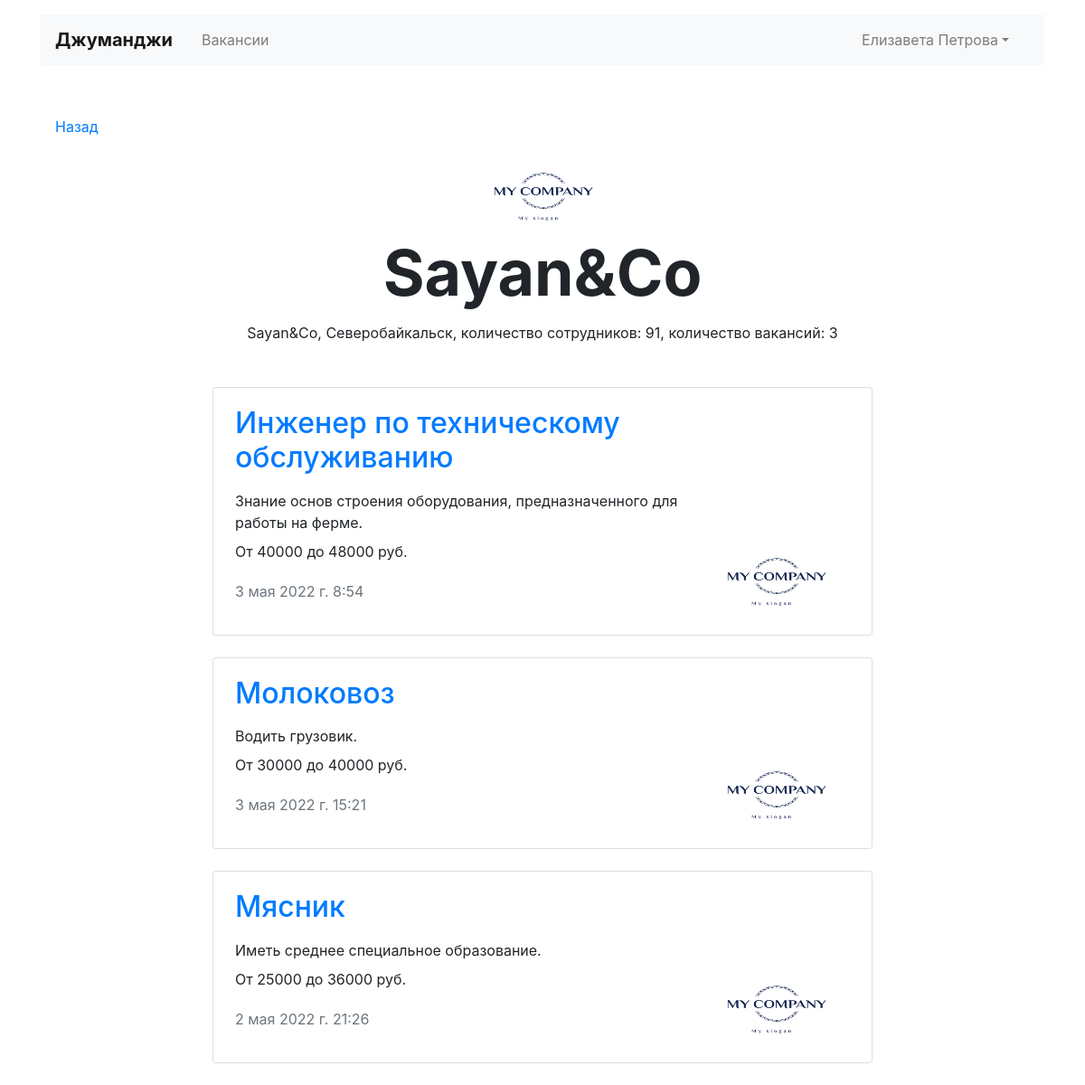
Screenshot of /companies/34/ (signed in) with the database file from the repository.
### job_site_app/models.py (models this page shows, shortened)
class Company(models.Model):
    name = models.CharField(max_length=50, verbose_name='Компания')
    location = models.CharField(max_length=50, verbose_name='Город')
    logo = models.ImageField(upload_to='job_site_app/static/logo/', verbose_name='Лого')
    description = models.TextField(verbose_name='Информация о компании')
    employee_count = models.IntegerField(verbose_name='Количество сотрудников')
    owner = models.OneToOneField(User, null=True, on_delete=models.CASCADE,  related_name="owner",
                                 verbose_name='Владелец')
    class Meta:
        verbose_name_plural = 'Компании'
        verbose_name = 'Компания'
        ordering = ['name']

class Vacancy(models.Model):
    title = models.CharField(max_length=50, verbose_name='Вакансия')
    specialty = models.ForeignKey('Specialty', on_delete=models.CASCADE, related_name="specialty",
                                  verbose_name='Специальность')
    company = models.ForeignKey('Company', on_delete=models.CASCADE, related_name="company", verbose_name='Компания')
    skills = models.TextField(verbose_name='Навыки')
    description = models.TextField(verbose_name='Описание')
    salary_min = models.IntegerField(verbose_name='Минимальня зарплата')
    salary_max = models.IntegerField(verbose_name='Максимальная зарплата')
    published_at = models.DateTimeField(auto_now_add=True, verbose_name='Опубликовано')
    class Meta:
        verbose_name_plural = 'Вакансии'
        verbose_name = 'Вакансия'
        ordering = ['title']

### job_site_app/views.py (the view)
# urls.py: path('companies/<int:pk>/', CompanyDetailView.as_view(), name='company'),
class CompanyDetailView(LoginRequiredMixin, DetailView):
    login_url = 'accounts:login'
    model = Company
    template_name = 'job_site_app/company.html'
    def get_context_data(self, **kwargs):
        context = super(CompanyDetailView, self).get_context_data(**kwargs)
        context['vacancies'] = Vacancy.objects.filter(company=self.kwargs['pk'])
        return context

### job_site_app/templates/job_site_app/company.html
{% extends "layout/basic.html" %}
{% block content %}
  <main class="container mt-3">
    <div class="navbar mt-5">
      <p><a href="{{ request.META.HTTP_REFERER }}">Назад</a></p>
    </div>
    <section>
      <div class="text-center">
        <img src="{{ object.logo.url }}" width="130" height="80" alt="">
      </div>
      <h1 class="h1 text-center mx-auto mt-0 pt-1" style="font-size: 70px;"><strong>{{ object.name }}</strong></h1>
      <p class="text-center pt-1">{{ object.name }}, {{ object.location }}, количество сотрудников:
        {{ object.employee_count }}, количество вакансий: {{ vacancies.count }}</p>
      <div class="row mt-5">
        <div class="col-12 col-lg-8 offset-lg-2 m-auto">
          {% for vacancy in vacancies %}
          <div class="card mb-4">
            <div class="card-body px-4">
              <div class="row">
                <div class="col-12 col-md-8 col-lg-9">
                  <a href="{% url 'job:vacancy' vacancy.pk %}"><h2 class="h2 pb-2">{{ vacancy.title }}</h2></a>
                  <p class="mb-2">{{ vacancy.skills }}</p>
                  <p>От {{ vacancy.salary_min }} до {{ vacancy.salary_max }} руб.</p>
                  <p class="text-muted pt-1">{{ vacancy.published_at }}</p>
                </div>
                <div class="col-12 col-md-4 col-lg-3 d-flex align-items-end">
                  <img src="{{ object.logo.url }}" width="130" height="80" alt="{{ object.name }}">
                </div>
              </div>
            </div>
          </div>
          {% endfor %}
        </div>
      </div>
    </section>
  </main>
{% endblock %}

### job_site_app/templates/layout/basic.html (shortened to what this page needs)
{% load crispy_forms_tags %}
<!DOCTYPE html>
<html lang="ru">
<head>
  <link rel="stylesheet" href="https://stackpath.bootstrapcdn.com/bootstrap/4.3.1/css/bootstrap.min.css"
>
</head>
<header class="container mt-3">
    <nav class="navbar navbar-expand-lg navbar-light bg-light">
      <a class="navbar-brand mr-4 font-weight-bold" href="{% url 'job:index' %}">Джуманджи</a>
      <div class="collapse navbar-collapse justify-content-between" id="navbarNav">
        <ul class="navbar-nav col-10">
          <li class="nav-item">
            <a class="nav-link" href="{% url 'job:vacancies' %}">Вакансии</a>
          </li>
        </ul>
        <ul class="navbar-nav col-2 justify-content-end">
          <li class="nav-item active">
            {% if user.is_authenticated %}
            <li class="nav-item dropdown">
              <a class="nav-link dropdown-toggle" data-toggle="dropdown" href="#" role="button" aria-haspopup="true"
                 aria-expanded="false">{{ user.first_name }} {{ user.last_name }}</a>
            </li>
            {% else %}
            <a href="{% url 'accounts:login' %}" class="nav-link font-weight-bold">Вход</a>
            {% endif %}
          </li>
        </ul>
      </div>
    </nav>
  </header>
<body>
  {% block content %}
  {% endblock %}
</body>
</html>

### rows the page displays
Company: logo (picture), name "Sayan&Co", location "Северобайкальск", employee_count "91"
Vacancy: title "Инженер по техническому обслуживанию", skills "Знание основ строения оборудования, предназначенного для работы на ферме.", salary_min "40000", salary_max "48000", published_at "3 мая 2022 г. 8:54", logo (picture)
Vacancy: title "Молоковоз", skills "Водить грузовик.", salary_min "30000", salary_max "40000", published_at "3 мая 2022 г. 15:21", logo (picture)
Vacancy: title "Мясник", skills "Иметь среднее специальное образование.", salary_min "25000", salary_max "36000", published_at "2 мая 2022 г. 21:26", logo (picture)

### other values shown
{{ user.first_name }} "Елизавета"
{{ user.last_name }} "Петрова"
{{ vacancies.count }} "3"
